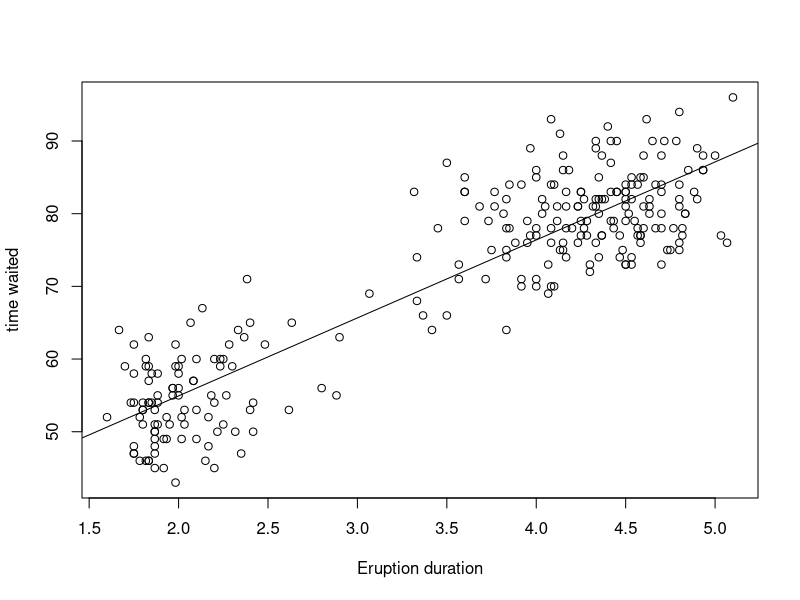
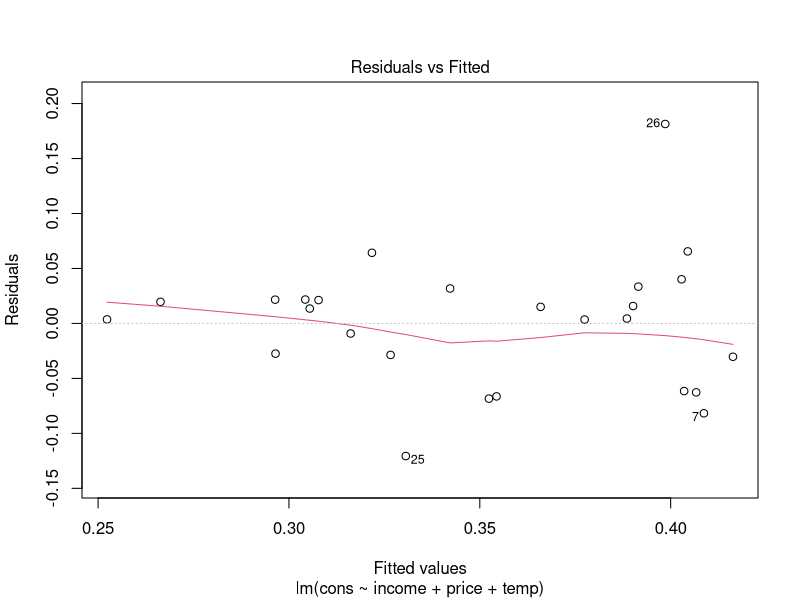
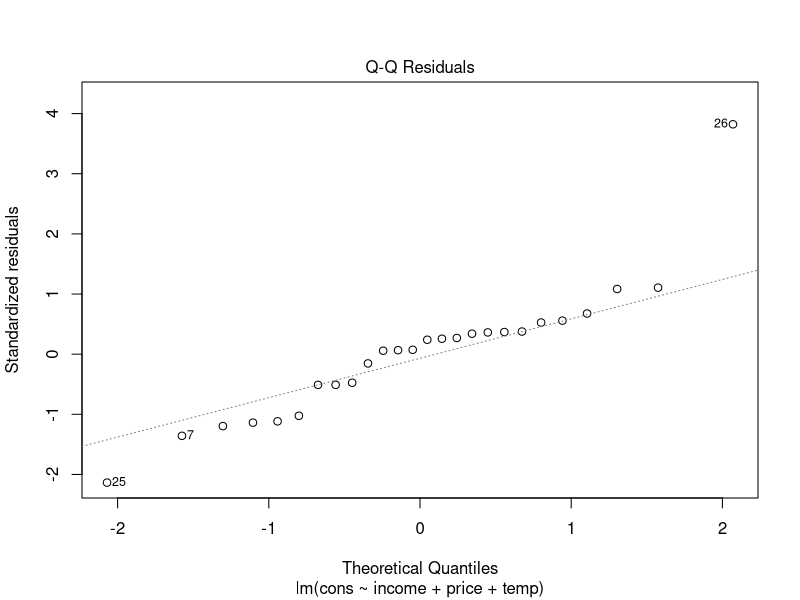
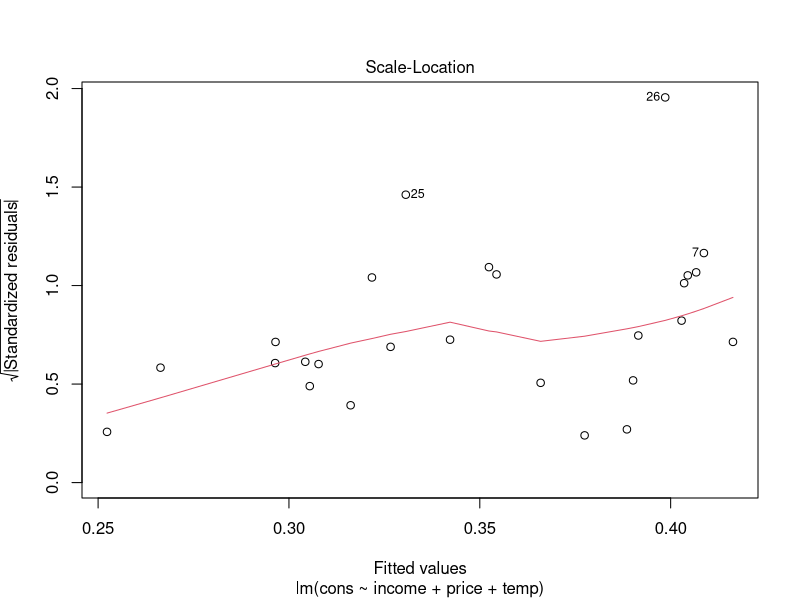
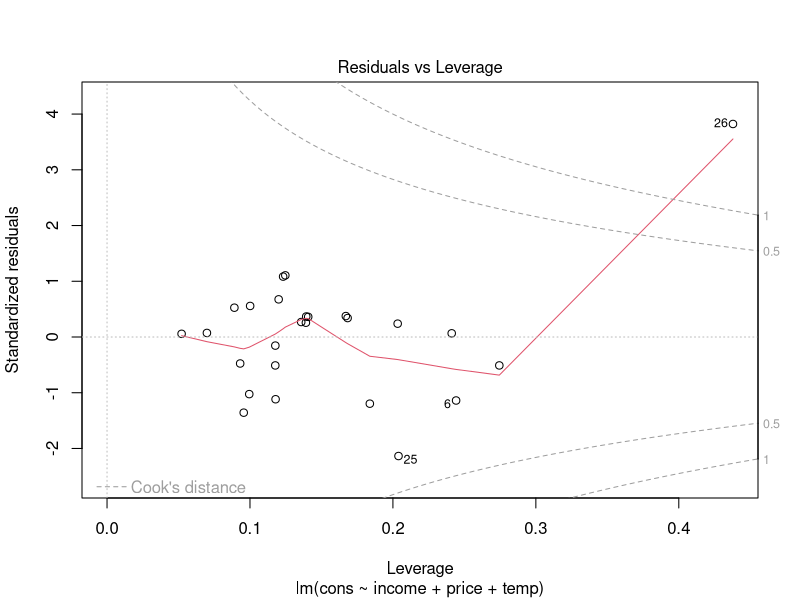
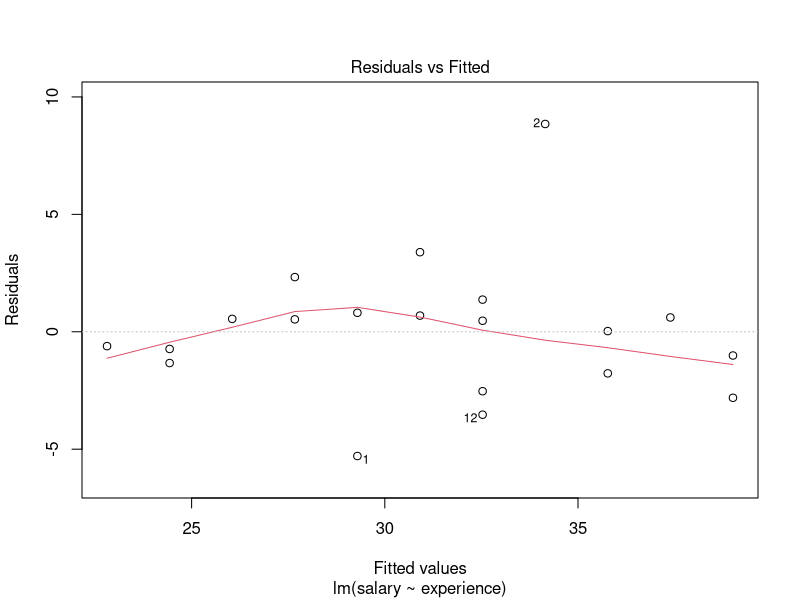
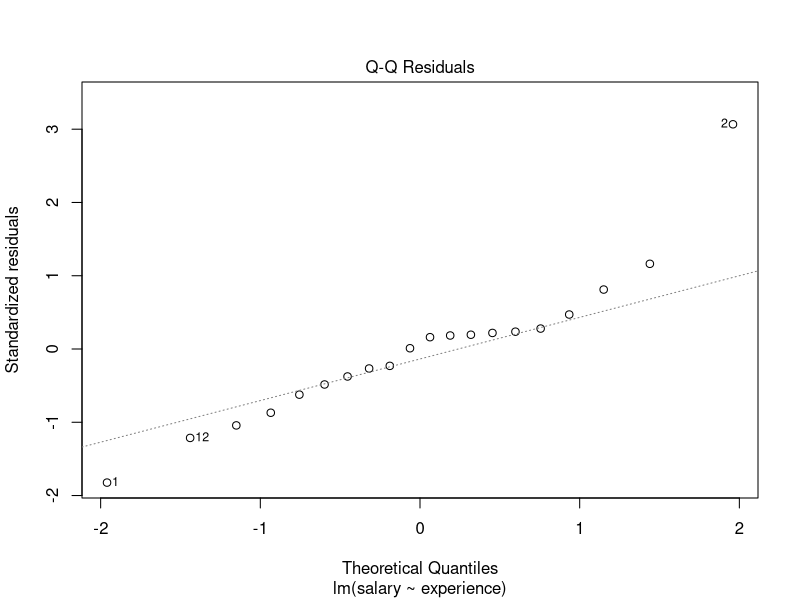
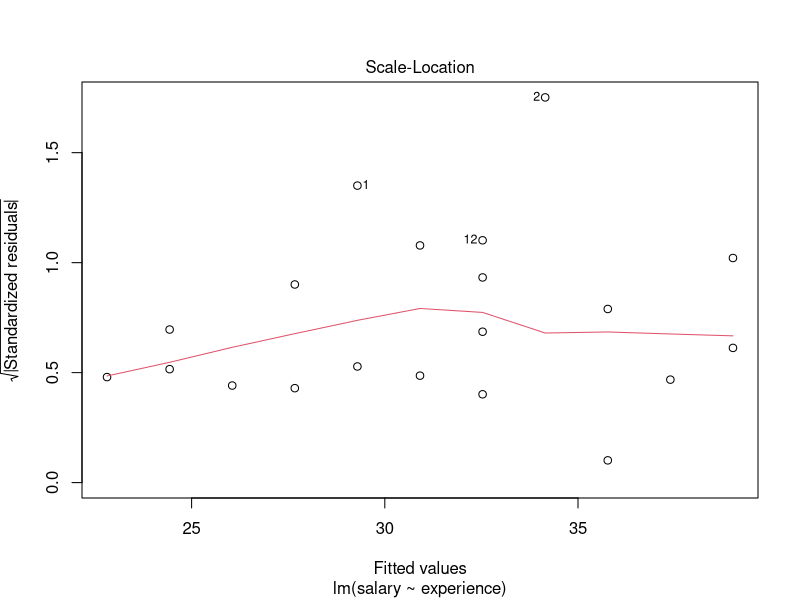

These figures' R source, in order:
# Regression Analysis
# Finding a relationship between a dependent variable
# and one or more independent variables
# Predict the value of a dependent variable based on one or more independent variables
# Coefficient explains the impact of changes in an independent variable on the dependent variable
#   
#    Y=f(X,Beta)
#     Y is the dependent variable
#     X is the independent variable
#     Beta is the unknown coefficient
# Widely used in prediction and forecasting

# Univariate and Multivariate Regression models
# Univariate Regression models use a simple or Multiple Linear model
# Simple is a single independent variate
# Multiple has two or more indep variates.

# Simple linear regression
#  Is used for three main purposes.
#  1. For describing the linear dependence of one variable on the other
#  2. For prediction of values of other variable from the one which has more data
#  3. Correction of linear depedence of one variable on the other
# A line is fitted through the group of plotted data
# The distance of the plotted points from the line gives the residual value.
# The residual value is a discrepancy between the actual and the predicted value
# The procedure to find the best fit is called the least-squares method

# Steps in building a regression model
# 1. Identify the target variables
# 2. Identify the predictors
# 3. Data Collection
# 4. Decide the relationship
# 5. Fit the model
# 6. Evaluate the model

# Linear regression model assumptions
# The predictor x is non-random.
# The error term is random
# Error term follows normal distribution
# Standard Deviation of error is independent of x
# The data being used to estimate the paramters should be independent of each other
# If any of the assumptions are violated, modelling procedure must be modified.

# Coefficient of determination R(sqr)
# A measure of goodness of fit - How well your model does fit the data?
#   R(sqr) = 0 , no linear relationship
#   R(sqr) = -1 , negative linear relationship
#   R(sqr) = +1 , positive linear relationship
# Based on R(sqr) value, we can explain how well the model explains the data and
# the % of differences that are explained by this model

# The differences between observations that are not explained by the model is the error term
# or residual
# ex:
#   R(sqr) = .74, this means that 74% of variance in the values of the 
#                 dependent variable is explained by the model and the remaining 26% is residual or error term.

# use of faithful data set
attach(faithful)
head(faithful)
# plot out the eruptions
# x=eruptions;y=waiting
plot(eruptions,waiting,xlab="Eruption duration",ylab="time waited")

# create a trendline to show corelation using the lm function (linear model)
abline(lm(waiting~eruptions))

# use case with price of ice cream and temperature relationship
# import ice cream data
data<-read.csv("icecream.csv",header = T)

# linear model creation 
attach(data)
analysis <- lm(cons~income+price+temp)
summary(analysis)
plot(analysis)


# use case using score point rating for employer
ratings<-read.csv("ratings.csv",header = T)
# perform linear regression modeling with the variables
# salary is coresponding to experience + score
fit<-lm(salary~experience+score,data=ratings)
summary(fit)


#  Call:
#  lm(formula = salary ~ experience + score, data = ratings)

#Residuals:
#  Min      1Q  Median      3Q     Max 
#-4.3586 -1.4581 -0.0341  1.1862  4.9102 

#Coefficients:
#  Estimate Std. Error t value Pr(>|t|)    
#(Intercept)  3.17394    6.15607   0.516  0.61279    
#experience   1.40390    0.19857   7.070 1.88e-06 ***    <= Experience and Score both have a correlation to salary
#  score        0.25089    0.07735   3.243  0.00478 ** 
#  ---
#  Signif. codes:  0 '***' 0.001 '**' 0.01 '*' 0.05 '.' 0.1 ' ' 1

#Residual standard error: 2.419 on 17 degrees of freedom
#Multiple R-squared:  0.8342,	Adjusted R-squared:  0.8147 
#F-statistic: 42.76 on 2 and 17 DF,  p-value: 2.328e-07
#-----------------------------------------------------------
# R-squared:  0.8147 means that 81% of the time the 
# variables 'salary ~ experience + score' are used


fit2<-lm(salary~experience,data=ratings)
summary(fit2)
plot(fit2)

# Use case using the PimaIndiansDiabetes2 dataset
library(mlbench)
data(PimaIndiansDiabetes2)
# remove the NAs from data
pidna <- na.omit(PimaIndiansDiabetes2)

#replace the char values in diabetes with 0 or 1
pidlm <- pidna
pidlm$diabetes<-as.numeric(pidna$diabetes)-1
head(pidlm)
test=pidlm[(301:392),]
train = pidlm[(1:300),]

lm_reg=lm(diabetes~.,data=train)
summary(lm_reg)

# predict function which will 
predicted=predict(lm_reg,newdata=test)
head(predicted)

TAB <-table(test$diabetes,predicted>0.5)
TAB
# The Mis-Classification rate can be manually determined
# using the formula
# 1 - sum(diag(TAB))/sum(TAB)
mcrate <- 1 - sum(diag(TAB))/sum(TAB)
mcrate
# 0.1521739
# 0.15 is the base line between pos and neg

# Test prediction using 0.7
TAB_high <- table(test$diabetes,predicted>0.7)
TAB_high

# Test prediction using 0.2
TAB_low <- table(test$diabetes,predicted>0.2)
TAB_low

mcrate_high <- 1 - sum(diag(TAB_high))/sum(TAB_high)
mcrate_high

mcrate_low <- 1- sum(diag(TAB_low))/sum(TAB_low)
mcrate_low

# Conclusion : The original guess of 0.5 was valid
#--------------------------------------------------------------------------------------------------
#Logistic regression
# It's a statistical method that is used in analyzing datasets where one
# or more independent variables would determine the outcome.
#  In this type of regression the dependent variables are binary, data coded as 1 for TRUE and 0 for FALSE
#  The goal of logistic regression is to find the best fitting model to describe the relationship
#    between the binary characteristic and a set of independent variables
# A Linear Regression gives a linear line as an output, once the values are plotted on a graph. Whereas, the logistic regression
# gives an S-shaped line.

#import data
mydata <-read.csv("logcs.csv",header=T)
head(mydata)
# clean the data
mydata$admit=as.factor(mydata$admit)
mydata$rank=as.factor(mydata$rank)
summary(mydata)
xtabs(~admit+rank,data = mydata)



















